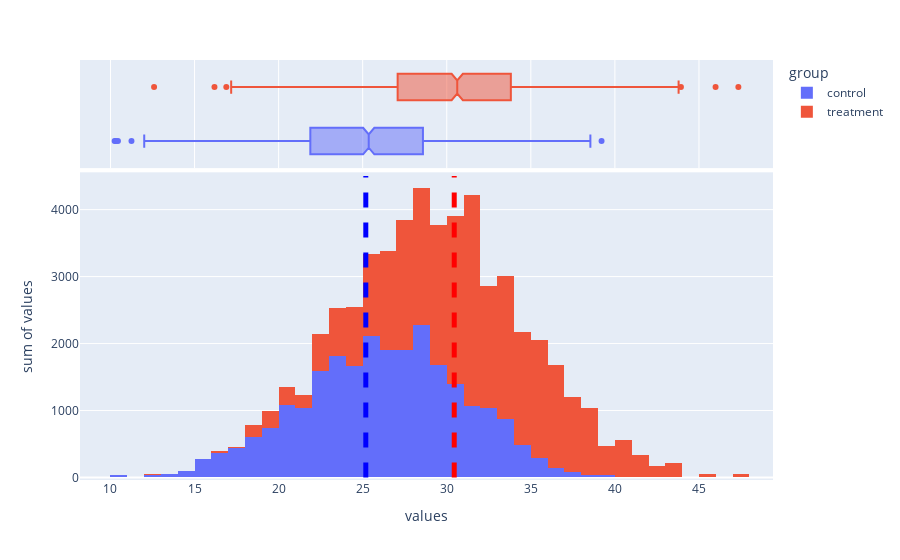

Notebook cell for this chart:
### Code cell
fig = px.histogram(data, x="values", y="values", color="group",marginal="box",  hover_data=data.columns) # box or violin, rug

x0_control = mean_control
x1_control = mean_control
x0_treatment = mean_treatment
x1_treatment = mean_treatment
fig.add_shape(type="line",x0=x0_control, x1=x0_control, y0 =0, y1=4500 , xref='x', yref='y', line = dict(color = 'blue', dash = 'dash', width = 5))
fig.add_shape(type="line",x0=x0_treatment, x1=x0_treatment, y0 =0, y1=4500 , xref='x', yref='y', line = dict(color = 'red', dash = 'dash', width = 5))
fig.show()

### Figure 1 — Plotly figure (JSON) as saved in the notebook; plotly's stock layout.template omitted (floating-point values rounded to 4 significant figures; data arrays with more than 128 entries replaced by an {"elided": "..."} marker saying what was removed)
{"data": [{"alignmentgroup": "True", "bingroup": "x", "histfunc": "sum", "hovertemplate": "group=control<br>values=%{x}<br>sum of values=%{y}<extra></extra>", "legendgroup": "control", "marker": {"color": "#636efa", "pattern": {"shape": ""}}, "name": "control", "offsetgroup": "control", "orientation": "v", "showlegend": true, "type": "histogram", "x": {"elided": "1000 float values"}, "xaxis": "x", "y": {"elided": "1000 float values"}, "yaxis": "y"}, {"alignmentgroup": "True", "customdata": {"elided": "1000x1 str values"}, "hovertemplate": "group=%{customdata[0]}<br>values=%{x}<extra></extra>", "legendgroup": "control", "marker": {"color": "#636efa"}, "name": "control", "notched": true, "offsetgroup": "control", "showlegend": false, "type": "box", "x": {"elided": "1000 float values"}, "xaxis": "x2", "yaxis": "y2"}, {"alignmentgroup": "True", "bingroup": "x", "histfunc": "sum", "hovertemplate": "group=treatment<br>values=%{x}<br>sum of values=%{y}<extra></extra>", "legendgroup": "treatment", "marker": {"color": "#EF553B", "pattern": {"shape": ""}}, "name": "treatment", "offsetgroup": "treatment", "orientation": "v", "showlegend": true, "type": "histogram", "x": {"elided": "1000 float values"}, "xaxis": "x", "y": {"elided": "1000 float values"}, "yaxis": "y"}, {"alignmentgroup": "True", "customdata": {"elided": "1000x1 str values"}, "hovertemplate": "group=%{customdata[0]}<br>values=%{x}<extra></extra>", "legendgroup": "treatment", "marker": {"color": "#EF553B"}, "name": "treatment", "notched": true, "offsetgroup": "treatment", "showlegend": false, "type": "box", "x": {"elided": "1000 float values"}, "xaxis": "x2", "yaxis": "y2"}], "layout": {"barmode": "relative", "legend": {"title": {"text": "group"}, "tracegroupgap": 0}, "margin": {"t": 60}, "shapes": [{"line": {"color": "blue", "dash": "dash", "width": 5}, "type": "line", "x0": 25.19, "x1": 25.19, "xref": "x", "y0": 0, "y1": 4500, "yref": "y"}, {"line": {"color": "red", "dash": "dash", "width": 5}, "type": "line", "x0": 30.44, "x1": 30.44, "xref": "x", "y0": 0, "y1": 4500, "yref": "y"}], "xaxis": {"anchor": "y", "domain": [0, 1], "title": {"text": "values"}}, "xaxis2": {"anchor": "y2", "domain": [0, 1], "matches": "x", "showgrid": true, "showticklabels": false}, "yaxis": {"anchor": "x", "domain": [0, 0.7326], "title": {"text": "sum of values"}}, "yaxis2": {"anchor": "x2", "domain": [0.7426, 1], "matches": "y2", "showgrid": false, "showline": false, "showticklabels": false, "ticks": ""}}}
